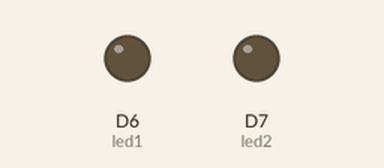
Recording of a sketch running on a simulated ESP8266 (NodeMCU). On the bench: output pins drawn as LEDs (lit = HIGH).

Above: at 0.65 s.
At 5.55 s:
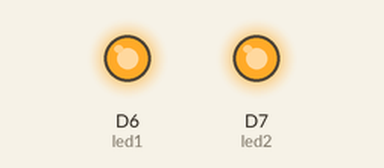
Timing chart, 0 to 5.8 s (numbered marks = the images above):
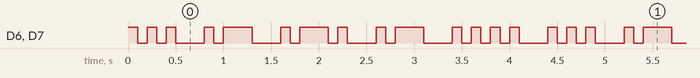

Measured:
- by itself, D6 (led1), D7 (led2): moves between LOW and HIGH, repeating every 4.4 s
- by itself, everything shown: repeats every 4.4 s, in 12 steps

The sketch:

ledflashtest.ino
```cpp
// -------------------------
// Blink an LED IN MORSECODE
// -------------------------


int led1 = D6; // D6 is the port the led light is connected to.

int led2 = D7; // D7 is the port the inbuilt led light connects to.

int dot = 100; // The time it takes for a dot.

int line = 300; // The time it takes for a line.

int betweenLetters = 300;   // The time it takes for a space between the letters.

int betweenSymbols = 100;   // The time it takes for the space between symbols.


void setup() {

	pinMode(led1, OUTPUT);
	pinMode(led2, OUTPUT);

}

// Function to light up the LED for a morsecode dot.
void Dot()
{
    // Turn it on the LED.
	digitalWrite(led1, HIGH);
	digitalWrite(led2, HIGH);

	// Leave it on for the time it takes for a dot.
	delay(dot);

	// Turn off the LED.
	digitalWrite(led1, LOW);
	digitalWrite(led2, LOW);

}

// Function to light up the LED for a morsecode line.
void Line()
{
    // Turn it on the LED.
	digitalWrite(led1, HIGH);
	digitalWrite(led2, HIGH);

	// Leave it on for the time it takes for a dot.
	delay(line);

	// Turn off the LED.
	digitalWrite(led1, LOW);
	digitalWrite(led2, LOW);

}


// Loop through and send the correct sequence of morse code to light up the LED.
void loop() {

// Letter S.
Dot();
delay(betweenSymbols);
Dot();
delay(betweenSymbols);
Dot();
// Space between letters.
delay(betweenLetters);

// Letter A.
Dot();
delay(betweenSymbols);
Line();
// Space between letters.
delay(betweenLetters);

// Letter R.
Dot();
delay(betweenSymbols);
Line();
delay(betweenSymbols);
Dot();
// Space between letters.
delay(betweenLetters);

// Letter A.
Dot();
delay(betweenSymbols);
Line();
// Space between letters.
delay(betweenLetters);

// Letter H.
Dot();
delay(betweenSymbols);
Dot();
delay(betweenSymbols);
Dot();
delay(betweenSymbols);
Dot();
// Space between letters.
delay(betweenLetters);

}
```
